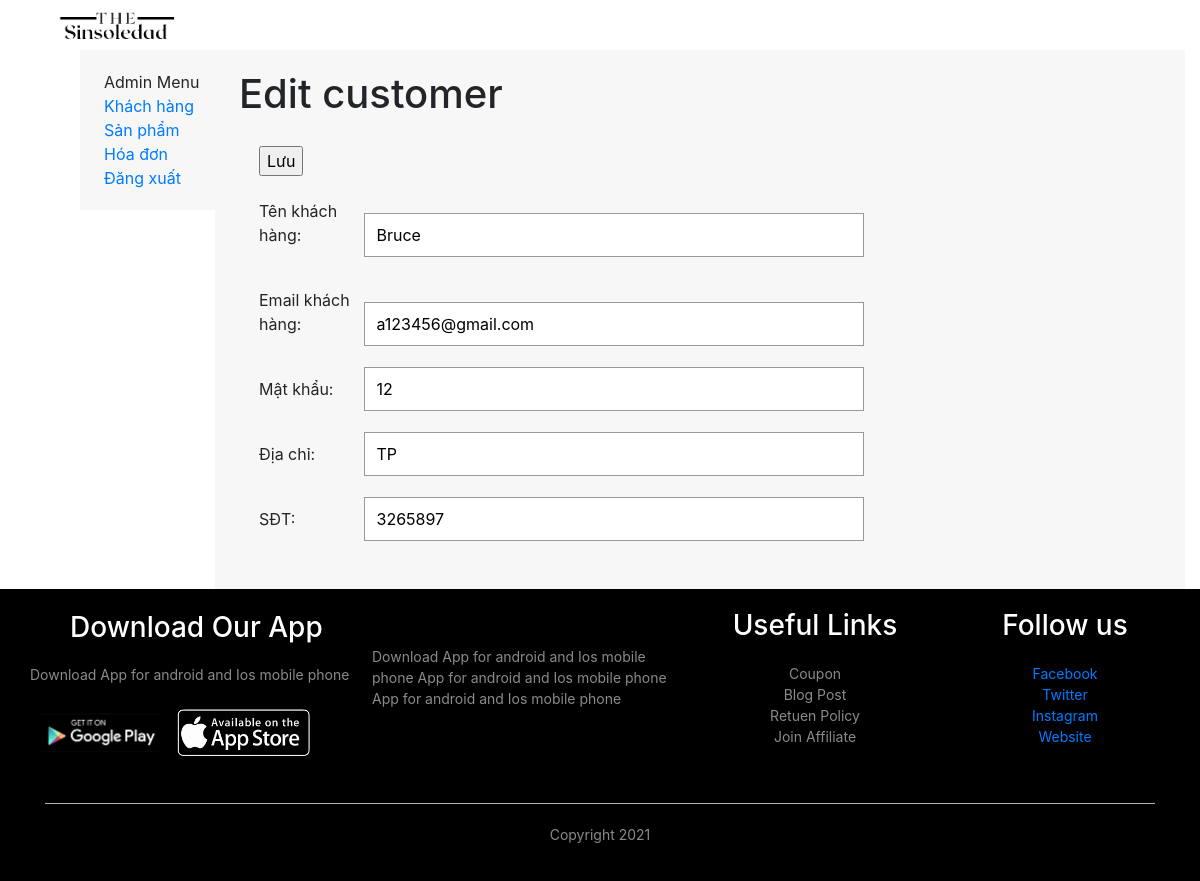
/admin/edit_customer.php?id=1 (signed in), run on the app's committed database.
### tables this page shows
CREATE TABLE `customertbl` (
  `cid` int(6) NOT NULL,
  `cname` varchar(50) NOT NULL,
  `cemail` varchar(30) NOT NULL,
  `cpassword` varchar(30) NOT NULL,
  `cphone` varchar(12) NOT NULL,
  `caddress` varchar(50) NOT NULL,
  `total` int(11) DEFAULT NULL,
  `created_time` int(11) NOT NULL,
  `last_update` int(11) NOT NULL
);

### admin/edit_customer.php (the view, shortened to what this page needs)
<?php
    include 'header.php';
    include '../connect/connect_db.php';
    $error = null;
?>
<div class="container-fluid product-container">
    <div class="row">
        <div class="col-lg-2">
            <div class="side-bar">
            <div class="left-menu">
                <div class="menu-heading">Admin Menu</div>
                    <div class="menu-items">
                    <a href="customer.php">Khách hàng</a>
                        <a href="product.php">Sản phẩm</a>
                        <a href="order.php">Hóa đơn</a>
                        <a href="logout.php">Đăng xuất</a>
                    </div>
                </div>
            </div>
        </div>
        <div class="col-10">
            <div id="cart-form">
            <?php if (!empty($_SESSION['current_user'])) {?>
            <div class="main-content">
                <h1><?= !empty($_GET['id']) ? "Edit customer" : "Add customer" ?></h1>
                <div id="content-box">
            <?php
            if (isset($_GET['action']) && ($_GET['action'] == 'add' || $_GET['action'] == 'edit')) {
                if (isset($_POST['name']) && !empty($_POST['name']) && isset($_POST['email']) && !empty($_POST['email'])
                && isset($_POST['password']) && !empty($_POST['password']) && isset($_POST['phone']) && !empty($_POST['phone'])
                && isset($_POST['address']) && !empty($_POST['address'])) {
                    if (empty($_POST['name'])) {
                        $error = "Bạn phải nhập tên khách hàng";
                    } elseif (empty($_POST['email'])) {
                        $error = "Bạn phải nhập email khách hàng";
                    } elseif (empty($_POST['password'])) {
                        $error = "Bạn phải nhập mật khẩu khách hàng";
                    } elseif (empty($_POST['phone'])) {
                        $error = "Bạn phải nhập sđt khách hàng";
                    } elseif (empty($_POST['address'])) {
                        $error = "Bạn phải nhập địa chỉ khách hàng";
                    }
                    if (!isset($error)) {
                        if ($_GET['action'] == 'edit' && !empty($_GET['id'])) {
                            $result = mysqli_query($con, "UPDATE `customertbl` SET `cname` = '" . $_POST['name'] . "',`cemail` =  '" . $_POST['email'] . "', `cpassword` = '" . $_POST['password'] . "', `cphone` = '" . $_POST['phone'] . "', `caddress` = '" . $_POST['address'] . "', `last_update` = " . time() . " WHERE `cid` = " . $_GET['id']);
                        } else {
                            $result = mysqli_query($con,"INSERT INTO `customertbl`(`cid`, `cname`, `cemail`, `cpassword`, `cphone`, `caddress`, `total`, `created_time`, `last_update`) VALUES (NULL,'" . $_POST['name'] . "','" . $_POST['email'] . "','" . $_POST['password'] . "','" . $_POST['phone'] . "', '" . $_POST['address'] . "', 0 ," . time() . ", " . time() . ");");
                        }
                            if (!$result) {
                                $error = "Có lỗi xảy ra trong quá trình thực hiện.";
                            }
                    }
                } else {
                    $error = "Bạn chưa nhập thông tin khách hàng.";
                } ?>
                <div class = "small-container">
                    <div class = "error"><?= isset($error) ? $error : "Cập nhật thành công" ?></div>
                    <a href = "customer.php">Back to Customer</a>
                </div>
            <?php
            } else {
                if (!empty($_GET['id'])) {
                    $result = mysqli_query($con, "SELECT * FROM `customertbl` WHERE `cid` = " . $_GET['id']);
                    $customer = $result->fetch_assoc();
                }?>
        <form id="editing-form" method="POST" action="<?= (!empty($customer)) ? "?action=edit&id=" . $_GET['id'] : "?action=add" ?>"  enctype="multipart/form-data">
            <input type="submit" title="Lưu thông tin" value="Lưu" />
            <div class="login-wrapper">
                <label>Tên khách hàng: </label>
                <input type="text" name="name" class="edit-input" value="<?= (!empty($customer) ? $customer['cname'] : "") ?>" />
            </div>
            <div class="login-wrapper">
                <label>Email khách hàng: </label>
                <input type="text" name="email" class="edit-input" value="<?= (!empty($customer) ? $customer['cemail'] : "") ?>" />
            </div>
            <div class="login-wrapper">
                <label>Mật khẩu: </label>
                <input type="text" name="password" class="edit-input" value="<?= (!empty($customer) ? $customer['cpassword'] : "") ?>" />
            </div>
            <div class="login-wrapper">
                <label>Địa chỉ: </label>
                <input type="text" name="address" class="edit-input" value="<?= (!empty($customer) ? $customer['caddress'] : "") ?>" />
            </div>
            <div class="login-wrapper">
                <label>SĐT: </label>
                <input type="text" name="phone" class="edit-input" value="<?= (!empty($customer) ? $customer['cphone'] : "") ?>" />
            </div>
        </form>
    </div>
    </div>
</div>
</div>
<?php }?>
<?php }?>
<?php include '../assets/inc/footer.php'; ?>

### assets/css/style.css (style rules this page uses)
:root { --light-gray: #2b3032a1; --primary-color: #ffffff; --border: #2b303218; --text-color: #ff686b; --gugi:"Gugi" }
.row { display: flex; align-items: center; flex-wrap: wrap; justify-content: space-around; }
.login-wrapper { padding: 8px 0 8px; }
#cart-form label { width: 100px; display: inline-block; margin-top: 15px; }
#cart-form { background: #f7f7f7; padding: 20px 24px 20px; }
.side-bar { height: 100%; position: fixed; z-index: 1; top: 0; left: 0; overflow-x: hidden; padding-top: 50px; padding-left: 80px; }
.left-menu { background: #f7f7f7; padding: 20px 24px 20px; }
.left-menu a { text-decoration: none!important; display: block; }
#editing-form { padding: 20px; }
.edit-input { letter-spacing: 0; text-transform: none; word-spacing: normal; width: 500px; height: 44px; padding: 12px; border: 1px solid #999; background-color: #fff; }

### data on the page
customertbl: name "Bruce", email "a123456@gmail.com", password "12", address "TP", phone "3265897"
